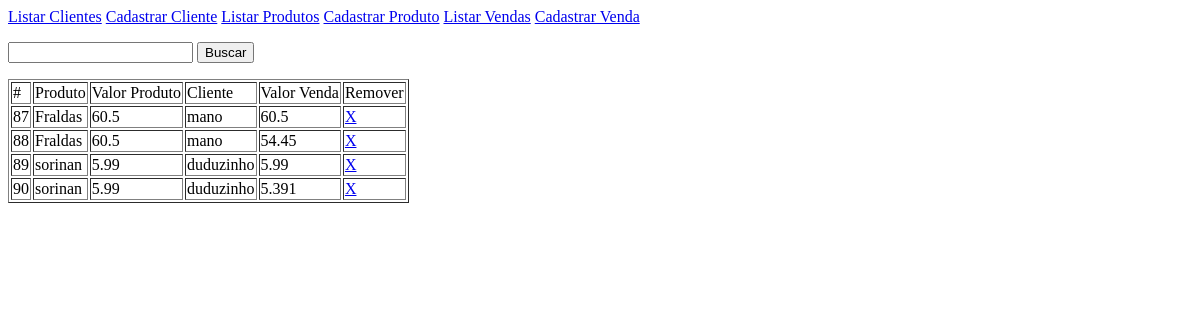
/venda_listar.php, run on an earlier commit of the app's database.
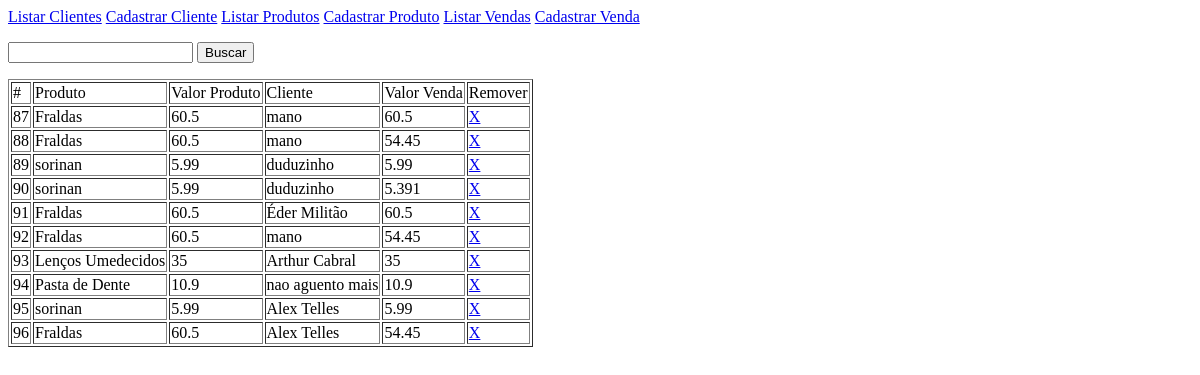
And on a later commit of the database.
### tables this page shows
CREATE TABLE venda ( id integer primary key autoincrement, produto integer references produto (id), cliente integer references cliente (id), datahora datetime, valor float );

### venda_listar.php (the view, shortened to what this page needs)
<?php
	$busca = '';
	$sql = " select v.id, p.anvisa, p.nome pnome, p.valor pvalor, c.cpf, c.nome cnome, v.valor vvalor from venda v join cliente c on c.id = v.cliente join produto p on p.id = v.produto where p.nome || c.nome like '%" . $busca . "%' ";
	$conexao = new pdo ('sqlite:banco.sqlite');
	$resultado = $conexao->query($sql)->fetchAll();
?>
<html>
	<head>
	</head>
	<body>
<?php
		require 'menu.php';
?>
		<form id="busca">
			<p>
				<input type="text" name="busca" autocomplete="off" />
				<button type="submit" formmethod="post" formaction="venda_listar.php">Buscar</button>
			</p>
		</form>
		<table border="1">
			<tr>
				<td>#</td>
				<td>Produto</td>
				<td>Valor Produto</td>
				<td>Cliente</td>
				<td>Valor Venda</td>
				<td>Remover</td>
			</tr>
<?php
	foreach ( $resultado as $tupla ) {
?>
			<tr>
				<td><?php print $tupla['id']; ?></td>
				<td><?php print $tupla['pnome']; ?></td>
				<td><?php print $tupla['pvalor']; ?></td>
				<td><?php print $tupla['cnome']; ?></td>
				<td><?php print $tupla['vvalor']; ?></td>
				<td><a href="venda_delete.php?id=<?php print $tupla['id']; ?>"> X </a></td>
			</tr>
<?php
	}
?>
		</table>
	</body>
</html>

What changed in the data, as far as the page shows it:
added venda: id "91", pnome "Fraldas", pvalor "60.5", cnome "Éder Militão", vvalor "60.5"
added venda: id "92", pnome "Fraldas", pvalor "60.5", cnome "mano", vvalor "54.45"
added venda: id "93", pnome "Lenços Umedecidos", pvalor "35", cnome "Arthur Cabral", vvalor "35"
added venda: id "94", pnome "Pasta de Dente", pvalor "10.9", cnome "nao aguento mais", vvalor "10.9"
added venda: id "95", pnome "sorinan", pvalor "5.99", cnome "Alex Telles", vvalor "5.99"
added venda: id "96", pnome "Fraldas", pvalor "60.5", cnome "Alex Telles", vvalor "54.45"
